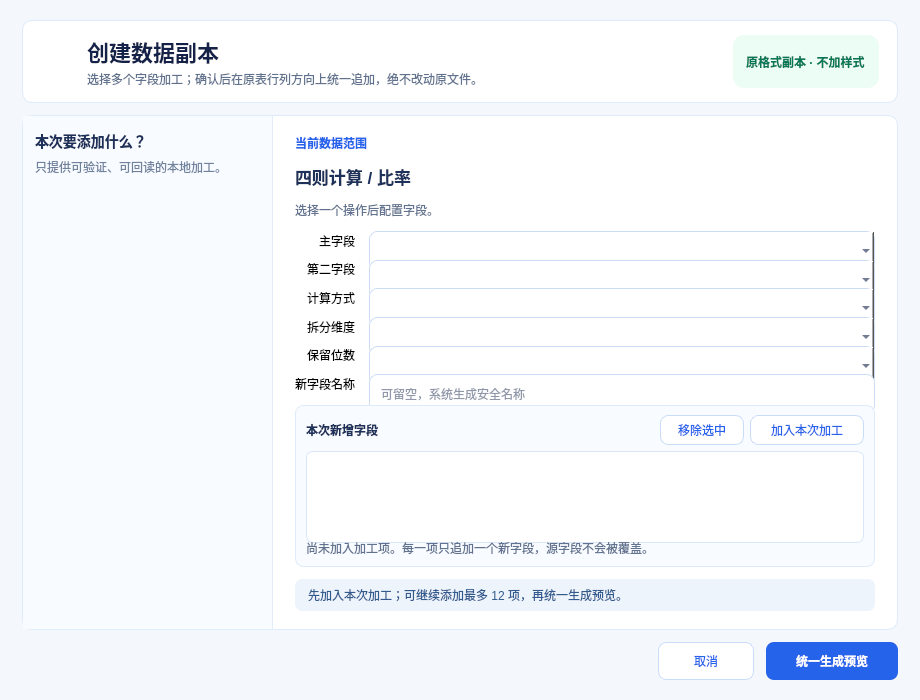
<?xml version="1.0" encoding="UTF-8"?>
<ui version="4.0">
 <class>DataTransformationDialog</class>
 <widget class="QDialog" name="DataTransformationDialog">
  <property name="windowModality"><enum>Qt::WindowModality::WindowModal</enum></property>
  <property name="geometry"><rect><x>0</x><y>0</y><width>920</width><height>700</height></rect></property>
  <property name="minimumSize"><size><width>780</width><height>620</height></size></property>
  <property name="windowTitle"><string>字段加工</string></property>
  <property name="styleSheet"><string notr="true">QDialog { background:#F4F7FB; }
QFrame#headerFrame, QFrame#workspaceFrame { background:#FFFFFF; border:1px solid #DDEBFA; border-radius:10px; }
QFrame#operationPane { background:#F8FBFF; border-right:1px solid #E3EDF9; }
QFrame#queueFrame { background:#F8FBFF; border:1px solid #DDEBFA; border-radius:8px; }
QLabel#dialogTitle { color:#14224A; font-size:22px; font-weight:700; }
QLabel#dialogSubtitle, QLabel#scopeLabel, QLabel#operationDescription, QLabel#queueHint { color:#61728E; }
QLabel#operationTitle { color:#1E315A; font-size:17px; font-weight:700; }
QLabel#statusLabel { color:#315A8E; background:#EEF4FC; border-radius:7px; padding:7px 10px; }
QListWidget#operationList { border:0; background:transparent; outline:0; padding:6px; }
QListWidget#operationList::item { color:#43546F; border-radius:7px; margin:2px 0; padding:8px 10px; }
QListWidget#operationList::item:selected { background:#2563EB; color:#FFFFFF; font-weight:700; }
QListWidget#queueList { background:#FFFFFF; border:1px solid #D9E6F7; border-radius:7px; padding:3px; }
QListWidget#queueList::item { border-radius:5px; padding:5px 7px; color:#264162; }
QListWidget#queueList::item:selected { background:#E6F0FF; color:#1D4ED8; }
QComboBox, QLineEdit { background:#FFFFFF; border:1px solid #CBDCF4; border-radius:8px; min-height:30px; padding:4px 9px; color:#1F3054; }
QPushButton#previewButton { background:#2563EB; color:#FFFFFF; border:0; border-radius:8px; padding:9px 18px; font-weight:700; }
QPushButton#previewButton:disabled { background:#AFC5EE; }
QPushButton#cancelButton, QPushButton#addQueueButton, QPushButton#removeQueueButton { background:#FFFFFF; color:#2563EB; border:1px solid #C9DCF8; border-radius:8px; padding:7px 12px; }
QLabel#modeBadge { color:#047857; background:#ECFDF5; border-radius:11px; padding:5px 10px; font-weight:700; }</string></property>
  <layout class="QVBoxLayout" name="mainLayout">
   <property name="spacing"><number>12</number></property>
   <property name="leftMargin"><number>22</number></property>
   <property name="topMargin"><number>20</number></property>
   <property name="rightMargin"><number>22</number></property>
   <property name="bottomMargin"><number>20</number></property>
   <item>
    <widget class="QFrame" name="headerFrame">
     <layout class="QHBoxLayout" name="headerLayout">
      <property name="leftMargin"><number>18</number></property><property name="topMargin"><number>14</number></property><property name="rightMargin"><number>18</number></property><property name="bottomMargin"><number>14</number></property>
      <item><widget class="QLabel" name="dialogIcon"><property name="minimumSize"><size><width>40</width><height>40</height></size></property><property name="alignment"><set>Qt::AlignmentFlag::AlignCenter</set></property></widget></item>
      <item><layout class="QVBoxLayout" name="headerTextLayout"><property name="spacing"><number>2</number></property><item><widget class="QLabel" name="dialogTitle"><property name="text"><string>创建数据副本</string></property></widget></item><item><widget class="QLabel" name="dialogSubtitle"><property name="text"><string>选择多个字段加工；确认后在原表行列方向上统一追加，绝不改动原文件。</string></property></widget></item></layout></item>
      <item><spacer name="headerSpacer"><property name="orientation"><enum>Qt::Orientation::Horizontal</enum></property><property name="sizeHint" stdset="0"><size><width>40</width><height>20</height></size></property></spacer></item>
      <item><widget class="QLabel" name="modeBadge"><property name="text"><string>原格式副本 · 不加样式</string></property></widget></item>
     </layout>
    </widget>
   </item>
   <item>
    <widget class="QFrame" name="workspaceFrame">
     <property name="sizePolicy"><sizepolicy hsizetype="Preferred" vsizetype="Expanding"><horstretch>0</horstretch><verstretch>1</verstretch></sizepolicy></property>
     <layout class="QHBoxLayout" name="workspaceLayout">
      <property name="spacing"><number>0</number></property><property name="leftMargin"><number>0</number></property><property name="topMargin"><number>0</number></property><property name="rightMargin"><number>0</number></property><property name="bottomMargin"><number>0</number></property>
      <item>
       <widget class="QFrame" name="operationPane">
        <property name="minimumSize"><size><width>220</width><height>0</height></size></property><property name="maximumSize"><size><width>250</width><height>16777215</height></size></property>
        <layout class="QVBoxLayout" name="operationLayout">
         <property name="spacing"><number>6</number></property><property name="leftMargin"><number>12</number></property><property name="topMargin"><number>14</number></property><property name="rightMargin"><number>12</number></property><property name="bottomMargin"><number>14</number></property>
         <item><widget class="QLabel" name="operationPaneTitle"><property name="text"><string>本次要添加什么？</string></property><property name="styleSheet"><string notr="true">font-size:14px; font-weight:700; color:#1E315A;</string></property></widget></item>
         <item><widget class="QLabel" name="operationPaneHint"><property name="text"><string>只提供可验证、可回读的本地加工。</string></property><property name="wordWrap"><bool>true</bool></property><property name="styleSheet"><string notr="true">color:#71829D;</string></property></widget></item>
         <item><widget class="QListWidget" name="operationList"><property name="minimumSize"><size><width>0</width><height>400</height></size></property><property name="selectionMode"><enum>QAbstractItemView::SelectionMode::SingleSelection</enum></property></widget></item>
        </layout>
       </widget>
      </item>
      <item>
       <widget class="QFrame" name="editorPane">
        <layout class="QVBoxLayout" name="editorLayout">
         <property name="spacing"><number>12</number></property><property name="leftMargin"><number>22</number></property><property name="topMargin"><number>18</number></property><property name="rightMargin"><number>22</number></property><property name="bottomMargin"><number>18</number></property>
         <item><widget class="QLabel" name="scopeLabel"><property name="text"><string>当前数据范围</string></property><property name="styleSheet"><string notr="true">color:#2563EB; font-weight:600;</string></property></widget></item>
         <item><widget class="QLabel" name="operationTitle"><property name="text"><string>四则计算 / 比率</string></property></widget></item>
         <item><widget class="QLabel" name="operationDescription"><property name="wordWrap"><bool>true</bool></property><property name="text"><string>选择一个操作后配置字段。</string></property></widget></item>
         <item>
          <layout class="QFormLayout" name="formLayout">
           <property name="horizontalSpacing"><number>14</number></property><property name="verticalSpacing"><number>10</number></property><property name="labelAlignment"><set>Qt::AlignmentFlag::AlignRight|Qt::AlignmentFlag::AlignVCenter</set></property>
           <item row="0" column="0"><widget class="QLabel" name="primaryLabel"><property name="text"><string>主字段</string></property></widget></item><item row="0" column="1"><widget class="QComboBox" name="primaryCombo"/></item>
           <item row="1" column="0"><widget class="QLabel" name="secondaryLabel"><property name="text"><string>第二字段</string></property></widget></item><item row="1" column="1"><widget class="QComboBox" name="secondaryCombo"/></item>
           <item row="2" column="0"><widget class="QLabel" name="arithmeticLabel"><property name="text"><string>计算方式</string></property></widget></item><item row="2" column="1"><widget class="QComboBox" name="arithmeticCombo"/></item>
           <item row="3" column="0"><widget class="QLabel" name="datePartLabel"><property name="text"><string>拆分维度</string></property></widget></item><item row="3" column="1"><widget class="QComboBox" name="datePartCombo"/></item>
           <item row="4" column="0"><widget class="QLabel" name="roundDigitsLabel"><property name="text"><string>保留位数</string></property></widget></item><item row="4" column="1"><widget class="QComboBox" name="roundDigitsCombo"/></item>
           <item row="5" column="0"><widget class="QLabel" name="resultNameLabel"><property name="text"><string>新字段名称</string></property></widget></item><item row="5" column="1"><widget class="QLineEdit" name="resultNameEdit"><property name="placeholderText"><string>可留空，系统生成安全名称</string></property></widget></item>
          </layout>
         </item>
         <item>
          <widget class="QFrame" name="queueFrame">
           <layout class="QVBoxLayout" name="queueLayout">
            <property name="spacing"><number>6</number></property><property name="leftMargin"><number>10</number></property><property name="topMargin"><number>9</number></property><property name="rightMargin"><number>10</number></property><property name="bottomMargin"><number>9</number></property>
            <item><layout class="QHBoxLayout" name="queueHeaderLayout"><item><widget class="QLabel" name="queueTitle"><property name="text"><string>本次新增字段</string></property><property name="styleSheet"><string notr="true">font-weight:700;color:#1E315A;</string></property></widget></item><item><spacer name="queueHeaderFill"><property name="orientation"><enum>Qt::Orientation::Horizontal</enum></property><property name="sizeHint" stdset="0"><size><width>20</width><height>20</height></size></property></spacer></item><item><widget class="QPushButton" name="removeQueueButton"><property name="minimumSize"><size><width>84</width><height>30</height></size></property><property name="text"><string>移除选中</string></property></widget></item><item><widget class="QPushButton" name="addQueueButton"><property name="minimumSize"><size><width>114</width><height>30</height></size></property><property name="text"><string>加入本次加工</string></property></widget></item></layout></item>
            <item><widget class="QListWidget" name="queueList"><property name="minimumSize"><size><width>0</width><height>92</height></size></property><property name="maximumSize"><size><width>16777215</width><height>210</height></size></property><property name="selectionMode"><enum>QAbstractItemView::SelectionMode::SingleSelection</enum></property></widget></item>
            <item><widget class="QLabel" name="queueHint"><property name="wordWrap"><bool>true</bool></property><property name="text"><string>尚未加入加工项。每一项只追加一个新字段，源字段不会被覆盖。</string></property></widget></item>
           </layout>
          </widget>
         </item>
         <item><spacer name="editorSpacer"><property name="orientation"><enum>Qt::Orientation::Vertical</enum></property><property name="sizePolicy"><sizepolicy hsizetype="Minimum" vsizetype="Expanding"><horstretch>0</horstretch><verstretch>0</verstretch></sizepolicy></property><property name="sizeHint" stdset="0"><size><width>20</width><height>20</height></size></property></spacer></item>
         <item><widget class="QLabel" name="statusLabel"><property name="wordWrap"><bool>true</bool></property><property name="text"><string>先加入本次加工；可继续添加最多 12 项，再统一生成预览。</string></property></widget></item>
        </layout>
       </widget>
      </item>
     </layout>
    </widget>
   </item>
   <item>
    <layout class="QHBoxLayout" name="footerLayout">
     <item><spacer name="footerSpacer"><property name="orientation"><enum>Qt::Orientation::Horizontal</enum></property><property name="sizeHint" stdset="0"><size><width>40</width><height>20</height></size></property></spacer></item>
     <item><widget class="QPushButton" name="cancelButton"><property name="minimumSize"><size><width>96</width><height>38</height></size></property><property name="text"><string>取消</string></property></widget></item>
     <item><widget class="QPushButton" name="previewButton"><property name="minimumSize"><size><width>132</width><height>38</height></size></property><property name="text"><string>统一生成预览</string></property><property name="toolTip"><string>只计算全部新增字段的样例和影响范围，不写入文件</string></property></widget></item>
    </layout>
   </item>
  </layout>
 </widget>
 <resources/>
 <connections/>
</ui>
